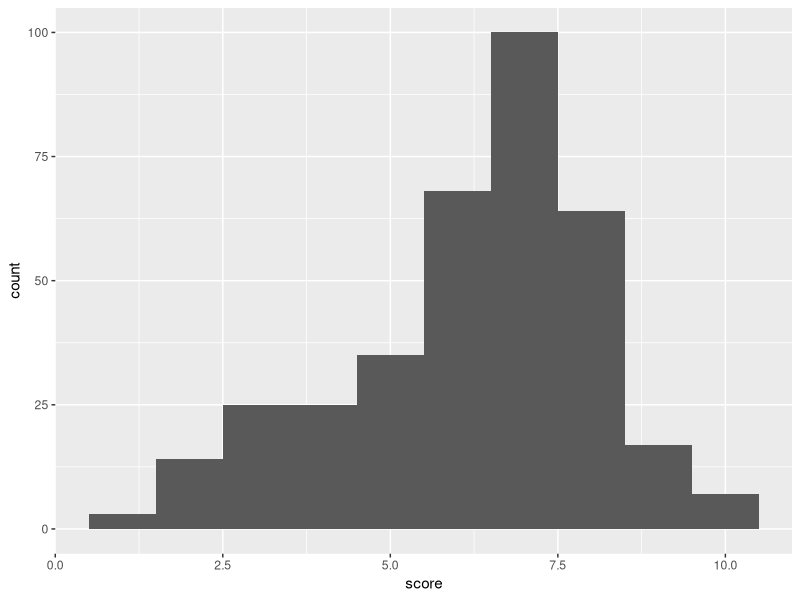

Write the R code that produced this figure. (Note: this script raises an error after producing the figure.)
library(tidyverse)
library(ggplot2)

poll <- tibble(score = c(1:10), n = c(3,14,25,25,35,68,100,64,17,7))

ggplot(poll) +
  geom_histogram(aes(x = score, weight = n), bins = 10)

scores <- c(rep(1,3),
            rep(2,14),
            rep(3,25),
            rep(4,25),
            rep(5,35),
            rep(6,68),
            rep(7,100),
            rep(8,64),
            rep(9,17),
            rep(10,7))

quantile(scores, probs = c(0, 0.25, 0.5, 0.75, 1))

quantile(scores, probs)